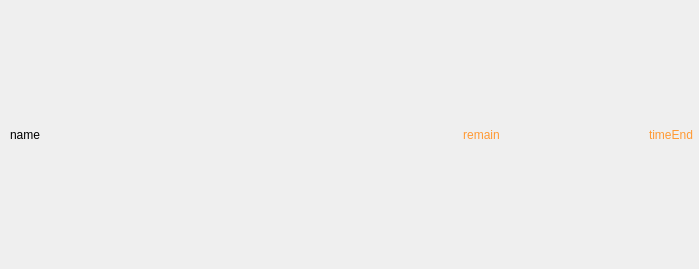
<?xml version="1.0" encoding="UTF-8"?>
<ui version="4.0">
 <class>m_InfoPanel</class>
 <widget class="QWidget" name="m_InfoPanel">
  <property name="geometry">
   <rect>
    <x>0</x>
    <y>0</y>
    <width>699</width>
    <height>269</height>
   </rect>
  </property>
  <property name="sizePolicy">
   <sizepolicy hsizetype="Expanding" vsizetype="Minimum">
    <horstretch>0</horstretch>
    <verstretch>0</verstretch>
   </sizepolicy>
  </property>
  <property name="contextMenuPolicy">
   <enum>Qt::NoContextMenu</enum>
  </property>
  <property name="windowTitle">
   <string notr="true"/>
  </property>
  <layout class="QHBoxLayout" name="horizontalLayout">
   <property name="spacing">
    <number>6</number>
   </property>
   <property name="leftMargin">
    <number>6</number>
   </property>
   <property name="topMargin">
    <number>4</number>
   </property>
   <property name="rightMargin">
    <number>6</number>
   </property>
   <property name="bottomMargin">
    <number>4</number>
   </property>
   <item>
    <widget class="CSkinProgressWidget" name="m_ProgressWidget" native="true">
     <property name="sizePolicy">
      <sizepolicy hsizetype="Expanding" vsizetype="Expanding">
       <horstretch>0</horstretch>
       <verstretch>0</verstretch>
      </sizepolicy>
     </property>
     <property name="sliderInfo" stdset="0">
      <string notr="true">color1=&quot;0xA0909090&quot; color2=&quot;0xAA146414&quot; type=&quot;0&quot; roundcorner=&quot;0&quot; borderwidth=&quot;0&quot; bordercolor=&quot;0xFF010101&quot;</string>
     </property>
     <property name="slider2Info" stdset="0">
      <string notr="true">color1=&quot;0x641414C8&quot; color2=&quot;0xC0C0C0C0&quot; type=&quot;0&quot; roundcorner=&quot;0&quot; borderwidth=&quot;0&quot; bordercolor=&quot;0xFF010101&quot;</string>
     </property>
     <property name="borderInfo" stdset="0">
      <string notr="true">borderwidth=&quot;1&quot; roundcorner=&quot;0&quot; bordercolor=&quot;0xB0FF9933&quot; </string>
     </property>
     <layout class="QHBoxLayout" name="layout11">
      <property name="spacing">
       <number>4</number>
      </property>
      <property name="leftMargin">
       <number>4</number>
      </property>
      <property name="topMargin">
       <number>4</number>
      </property>
      <property name="rightMargin">
       <number>6</number>
      </property>
      <property name="bottomMargin">
       <number>4</number>
      </property>
      <item>
       <widget class="CSkinOneLineText" name="m_Name">
        <property name="sizePolicy">
         <sizepolicy hsizetype="Preferred" vsizetype="Expanding">
          <horstretch>0</horstretch>
          <verstretch>0</verstretch>
         </sizepolicy>
        </property>
        <property name="text">
         <string>name</string>
        </property>
       </widget>
      </item>
      <item alignment="Qt::AlignHCenter">
       <widget class="CSkinOneLineText" name="m_Remain">
        <property name="sizePolicy">
         <sizepolicy hsizetype="Minimum" vsizetype="Expanding">
          <horstretch>0</horstretch>
          <verstretch>0</verstretch>
         </sizepolicy>
        </property>
        <property name="palette">
         <palette>
          <active>
           <colorrole role="WindowText">
            <brush brushstyle="SolidPattern">
             <color alpha="255">
              <red>255</red>
              <green>153</green>
              <blue>51</blue>
             </color>
            </brush>
           </colorrole>
          </active>
          <inactive>
           <colorrole role="WindowText">
            <brush brushstyle="SolidPattern">
             <color alpha="255">
              <red>255</red>
              <green>153</green>
              <blue>51</blue>
             </color>
            </brush>
           </colorrole>
          </inactive>
          <disabled>
           <colorrole role="WindowText">
            <brush brushstyle="SolidPattern">
             <color alpha="255">
              <red>120</red>
              <green>120</green>
              <blue>120</blue>
             </color>
            </brush>
           </colorrole>
          </disabled>
         </palette>
        </property>
        <property name="text">
         <string notr="true">remain</string>
        </property>
        <property name="alignment">
         <set>Qt::AlignCenter</set>
        </property>
       </widget>
      </item>
     </layout>
    </widget>
   </item>
   <item>
    <widget class="CSkinOneLineText" name="m_TimeEnd">
     <property name="sizePolicy">
      <sizepolicy hsizetype="Minimum" vsizetype="Expanding">
       <horstretch>0</horstretch>
       <verstretch>0</verstretch>
      </sizepolicy>
     </property>
     <property name="palette">
      <palette>
       <active>
        <colorrole role="WindowText">
         <brush brushstyle="SolidPattern">
          <color alpha="255">
           <red>255</red>
           <green>153</green>
           <blue>51</blue>
          </color>
         </brush>
        </colorrole>
       </active>
       <inactive>
        <colorrole role="WindowText">
         <brush brushstyle="SolidPattern">
          <color alpha="255">
           <red>255</red>
           <green>153</green>
           <blue>51</blue>
          </color>
         </brush>
        </colorrole>
       </inactive>
       <disabled>
        <colorrole role="WindowText">
         <brush brushstyle="SolidPattern">
          <color alpha="255">
           <red>120</red>
           <green>120</green>
           <blue>120</blue>
          </color>
         </brush>
        </colorrole>
       </disabled>
      </palette>
     </property>
     <property name="text">
      <string notr="true">timeEnd</string>
     </property>
    </widget>
   </item>
  </layout>
 </widget>
 <customwidgets>
  <customwidget>
   <class>CSkinOneLineText</class>
   <extends>QLabel</extends>
   <header>skinonelinetext.h</header>
  </customwidget>
  <customwidget>
   <class>CSkinProgressWidget</class>
   <extends>QWidget</extends>
   <header>skinprogresswidget.h</header>
   <container>1</container>
  </customwidget>
 </customwidgets>
 <resources/>
 <connections/>
</ui>
